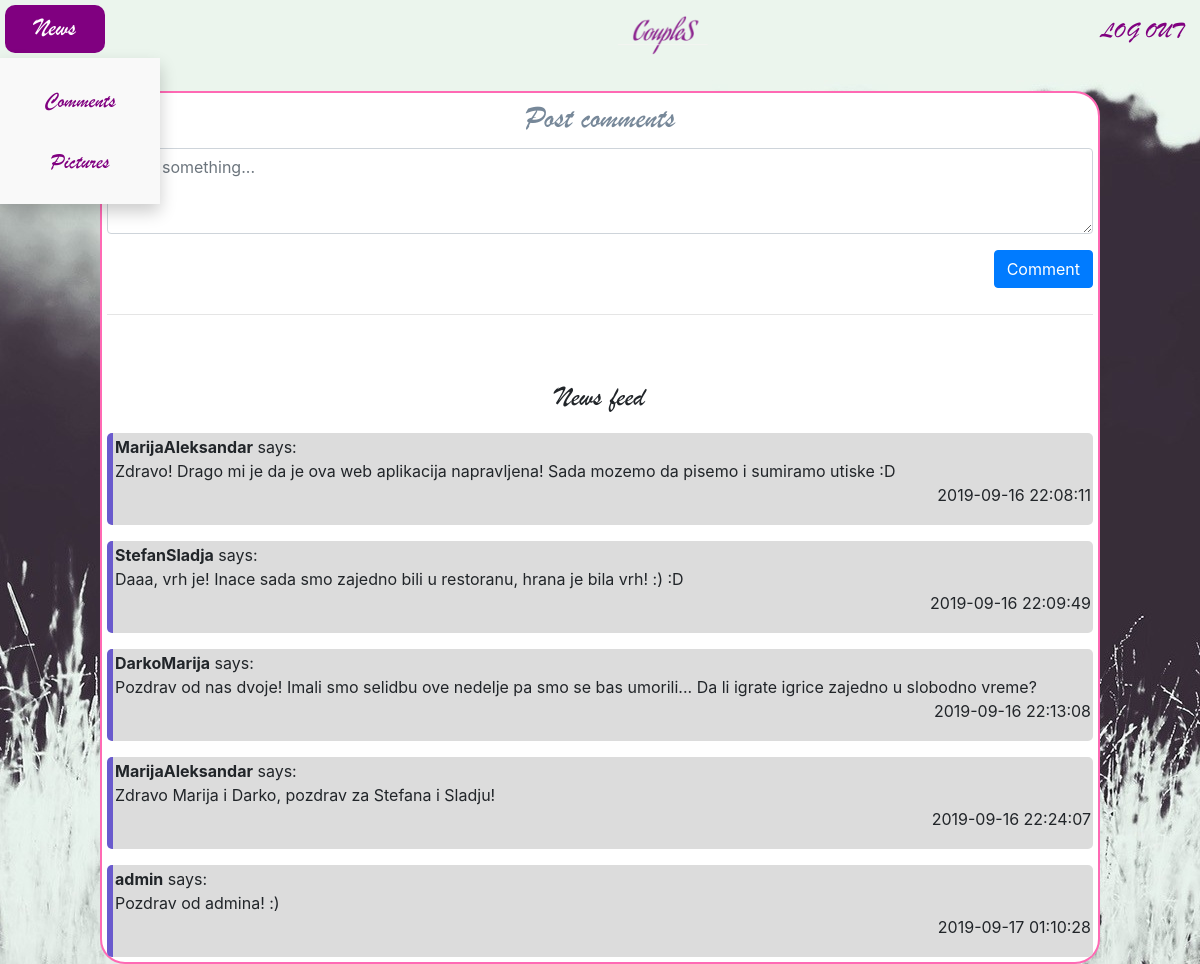
The page /homepage.php on the database its author committed.
### tables this page shows
CREATE TABLE `posts` (
  `id_post` int(11) NOT NULL AUTO_INCREMENT,
  `post_by` varchar(45) NOT NULL,
  `post_caption` text NOT NULL,
  `date_comment` timestamp NOT NULL,
  PRIMARY KEY (`id_post`),
  KEY `fk_posts_idx` (`post_by`,`id_post`)
);

### inc/functions.php (the view, shortened to what this page needs)
<?php
function showComments($conn){
	    $sql1= "SELECT*FROM posts";
        $find_comments=mysqli_query($conn,$sql1);
		while($row=mysqli_fetch_assoc($find_comments)){
			$usercomment = $row['post_by'];
			$post= $row['post_caption'];
			$date_time = $row['date_comment'];
			echo "<div class='comment-box'><p>
			<div class='comment-response'<p>";
			echo "<b>" . $usercomment . "</b>" . " " ."says:" .  "<br>" . nl2br($post) . "<br>" ;
			echo "<p align='right'>" . $date_time . "</p></div>";
		}
}

### inc/hf/header.php (shortened to what this page needs)
<html>
<head>
	<link href="bootstrap.css" type="text/css" rel="stylesheet">
	<link href="style.css" type="text/css" rel="stylesheet">
</head>

### homepage.php (shortened to what this page needs)
<?php
require "inc/db_connect.php";
include "inc/functions.php";
include "inc/hf/header.php" ;
?>
<body id="home1">
    <div id="nav">
        <ul>
            <li class="dropdown">
		        <button class="dropbtn">News</button>
		    </li>
		        <img src="pictures/logo.png" alt="logo" id="logo">
		    <li style="float:right">
		        <a class="active" href="inc/session.php">LOG OUT</a>
		    </li>
			<li style="float:right">
			    <a class="active" href="profile.php"><?php echo $_SESSION["user_username"]; ?></a>
			</li>
        </ul>
    </div>
	<div id="homepage">
        <div id="posts">
		    <form method="POST" action="#" onsubmit="" enctype="multipart/form-data">
                <h2>
				Post comments
				</h2>
		    <div class="form-group purple-border">
                <textarea class="form-control" placeholder="Type something..."id="exampleFormControlTextarea4" rows="3" name="text"></textarea>
			</div>
			<input class="btn btn-primary" type="submit" name="input" value="Comment" style="float:right;">
			</form>
		</div>
		<hr>
		<br> <br>
		<h3> News feed </h3>
<?php showComments($conn);  ?>
<?php include "inc/hf/footer.php"; ?>

### inc/hf/footer.php
</div>
</body>
</html>

### style.css (style rules this page uses)
body { margin:0px; padding:0px; background-image: url("pictures/lovers.jpg"); background-position:top; background-attachment: fixed; background-repeat: no-repeat; }
.dropdown { position: absolute; display: inline-block; }
.dropbtn { background-color: purple; color: white; width:100px; padding: 5px; border-radius:10px; margin:5px; font-size: 25px; border: none; cursor: pointer; }
h2 { padding:2px; text-align:center; padding:2px; font-family:Brush Script MT, sans-serif; }
h3 { padding:2px; text-align:center; padding:2px; font-family:Brush Script MT, sans-serif; }
#nav { padding:0px; margin-bottom:30px; }
ul { list-style-type: none; margin: 0px; padding: 0px; overflow: hidden; font-size: 22px; font-family:Brush Script MT, sans-serif; }
li { float: left; }
li a { display: block; text-align: center; padding: 14px 16px; text-decoration: none; color:purple; }
#logo { padding:0px; margin-bottom:10px; height:70px; margin-left:530px; position:absolute; }
#home1 { margin:0px; padding:0px; background-image: url("pictures/love2.jpg"); background-position:top; background-attachment:fixed; background-repeat:no-repeat; }
#homepage { margin:auto; width:1000px; background-color: #FFFFFF; border-radius:25px; border:2px solid; border-color: #FF69B4; padding:5px; }
#posts { height:200px; width:100%; color:#778899; margin:auto; border-radius:25px; position:relative; }
.comment-response { background-color:#DCDCDC; padding:2px; border-left: 6px solid SlateBlue; border-radius: 5px; width: 100%; }

### rows shown on the page
posts: post_by "MarijaAleksandar", post_caption "Zdravo! Drago mi je da je ova web aplikacija napravljena! Sada mozemo da pisemo i sumiramo utiske :D", date_comment "2019-09-16 22:08:11"
posts: post_by "StefanSladja", post_caption "Daaa, vrh je! Inace sada smo zajedno bili u restoranu, hrana je bila vrh! :) :D", date_comment "2019-09-16 22:09:49"
posts: post_by "DarkoMarija", post_caption "Pozdrav od nas dvoje! Imali smo selidbu ove nedelje pa smo se bas umorili... Da li igrate igrice zajedno u slobodno vreme?", date_comment "2019-09-16 22:13:08"
posts: post_by "MarijaAleksandar", post_caption "Zdravo Marija i Darko, pozdrav za Stefana i Sladju!", date_comment "2019-09-16 22:24:07"
posts: post_by "admin", post_caption "Pozdrav od admina! :)", date_comment "2019-09-17 01:10:28"
